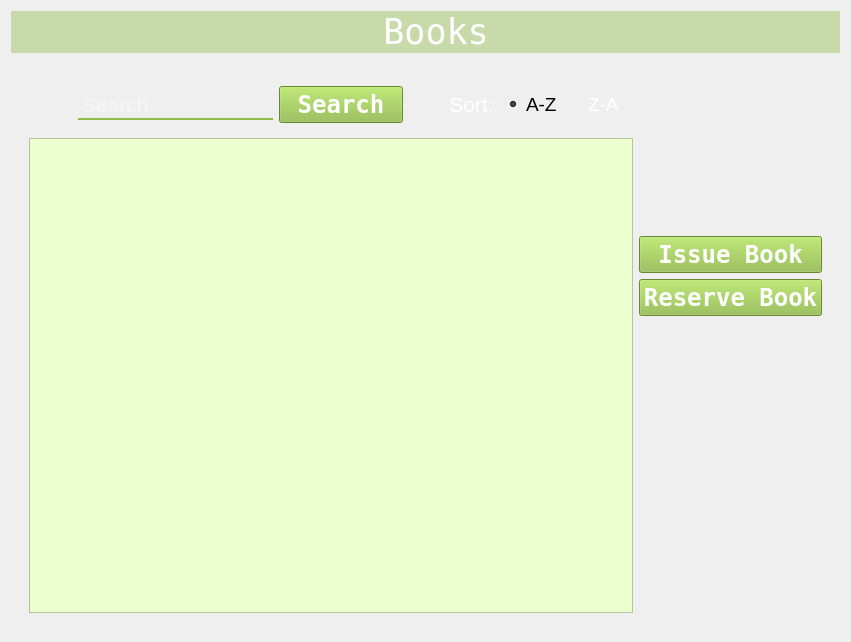
               <widget class="QWidget" name="page2">
                <layout class="QVBoxLayout" name="verticalLayout_11">
                 <item>
                  <widget class="QLabel" name="label_2">
                   <property name="font">
                    <font>
                     <family>NSimSun</family>
                     <pointsize>26</pointsize>
                     <weight>50</weight>
                     <bold>false</bold>
                    </font>
                   </property>
                   <property name="styleSheet">
                    <string notr="true">color: rgb(255, 255, 255);
background-color: rgba(143, 188, 66,0.4);</string>
                   </property>
                   <property name="text">
                    <string> Books</string>
                   </property>
                   <property name="alignment">
                    <set>Qt::AlignCenter</set>
                   </property>
                  </widget>
                 </item>
                 <item>
                  <widget class="QWidget" name="normalSorting" native="true">
                   <property name="enabled">
                    <bool>true</bool>
                   </property>
                   <layout class="QGridLayout" name="gridLayout_2">
                    <item row="2" column="0">
                     <widget class="QWidget" name="widget_3" native="true">
                      <property name="styleSheet">
                       <string notr="true">background-color: rgba(143, 188, 66,0);</string>
                      </property>
                      <layout class="QHBoxLayout" name="horizontalLayout_8">
                       <item>
                        <layout class="QVBoxLayout" name="verticalLayout_12">
                         <item>
                          <widget class="QWidget" name="widget_7" native="true">
                           <property name="styleSheet">
                            <string notr="true">background-color: rgba(255, 255, 255,0);</string>
                           </property>
                           <layout class="QHBoxLayout" name="horizontalLayout_7">
                            <item>
                             <spacer name="horizontalSpacer_5">
                              <property name="orientation">
                               <enum>Qt::Horizontal</enum>
                              </property>
                              <property name="sizeHint" stdset="0">
                               <size>
                                <width>40</width>
                                <height>20</height>
                               </size>
                              </property>
                             </spacer>
                            </item>
                            <item>
                             <widget class="QLineEdit" name="searchTxt">
                              <property name="font">
                               <font>
                                <pointsize>16</pointsize>
                               </font>
                              </property>
                              <property name="styleSheet">
                               <string notr="true">color: rgb(255, 255, 255);
border: 2px solid rgba(0,0,0,0);
border-bottom-color: rgb(143, 188, 66);
background-color: rgba(255, 255, 255,0.0);
</string>
                              </property>
                              <property name="placeholderText">
                               <string>Search</string>
                              </property>
                             </widget>
                            </item>
                            <item>
                             <widget class="QPushButton" name="searchBtn">
                              <property name="font">
                               <font>
                                <family>NSimSun</family>
                                <pointsize>18</pointsize>
                                <weight>75</weight>
                                <bold>true</bold>
                               </font>
                              </property>
                              <property name="styleSheet">
                               <string notr="true">
QPushButton:hover{
background-color:rgb(119, 156, 55);
color: rgb(255,255,255);
}

QPushButton{
background-color:rgb(143,188,66);
color:rgb(255,255,255);

}</string>
                              </property>
                              <property name="text">
                               <string> Search </string>
                              </property>
                              <property name="flat">
                               <bool>false</bool>
                              </property>
                             </widget>
                            </item>
                            <item>
                             <spacer name="horizontalSpacer_4">
                              <property name="orientation">
                               <enum>Qt::Horizontal</enum>
                              </property>
                              <property name="sizeHint" stdset="0">
                               <size>
                                <width>40</width>
                                <height>20</height>
                               </size>
                              </property>
                             </spacer>
                            </item>
                            <item>
                             <layout class="QHBoxLayout" name="horizontalLayout_5">
                              <item>
                               <widget class="QLabel" name="label_9">
                                <property name="font">
                                 <font>
                                  <pointsize>16</pointsize>
                                 </font>
                                </property>
                                <property name="styleSheet">
                                 <string notr="true">color: rgb(255, 255, 255);</string>
                                </property>
                                <property name="text">
                                 <string>Sort: </string>
                                </property>
                                <property name="alignment">
                                 <set>Qt::AlignCenter</set>
                                </property>
                               </widget>
                              </item>
                              <item>
                               <widget class="QRadioButton" name="ascendRBtn">
                                <property name="font">
                                 <font>
                                  <pointsize>14</pointsize>
                                 </font>
                                </property>
                                <property name="styleSheet">
                                 <string notr="true">color: rgb(255, 255, 255);
QRadioButton::indicator:checked {
    
	background-color: rgb(170, 0, 0);
}</string>
                                </property>
                                <property name="text">
                                 <string>A-Z</string>
                                </property>
                                <property name="checked">
                                 <bool>true</bool>
                                </property>
                               </widget>
                              </item>
                              <item>
                               <widget class="QRadioButton" name="descendRBtn">
                                <property name="font">
                                 <font>
                                  <pointsize>14</pointsize>
                                 </font>
                                </property>
                                <property name="styleSheet">
                                 <string notr="true">color: rgb(255, 255, 255);</string>
                                </property>
                                <property name="text">
                                 <string>Z-A</string>
                                </property>
                               </widget>
                              </item>
                             </layout>
                            </item>
                           </layout>
                          </widget>
                         </item>
                         <item>
                          <widget class="QTableView" name="tableView">
                           <property name="contextMenuPolicy">
                            <enum>Qt::NoContextMenu</enum>
                           </property>
                           <property name="styleSheet">
                            <string notr="true">background-color: rgb(236, 255, 206);</string>
                           </property>
                           <property name="selectionMode">
                            <enum>QAbstractItemView::SingleSelection</enum>
                           </property>
                           <property name="selectionBehavior">
                            <enum>QAbstractItemView::SelectRows</enum>
                           </property>
                          </widget>
                         </item>
                        </layout>
                       </item>
                       <item>
                        <layout class="QVBoxLayout" name="verticalLayout_8">
                         <item>
                          <spacer name="verticalSpacer_4">
                           <property name="orientation">
                            <enum>Qt::Vertical</enum>
                           </property>
                           <property name="sizeHint" stdset="0">
                            <size>
                             <width>13</width>
                             <height>159</height>
                            </size>
                           </property>
                          </spacer>
                         </item>
                         <item>
                          <widget class="QPushButton" name="issueBtn">
                           <property name="font">
                            <font>
                             <family>NSimSun</family>
                             <pointsize>18</pointsize>
                             <weight>75</weight>
                             <bold>true</bold>
                            </font>
                           </property>
                           <property name="styleSheet">
                            <string notr="true">
QPushButton:hover{
background-color:rgb(119, 156, 55);
color: rgb(255,255,255);
}

QPushButton{
background-color:rgb(143,188,66);
color:rgb(255,255,255);

}</string>
                           </property>
                           <property name="text">
                            <string>Issue Book</string>
                           </property>
                           <property name="flat">
                            <bool>false</bool>
                           </property>
                          </widget>
                         </item>
                         <item>
                          <widget class="QPushButton" name="reserveBookBtn">
                           <property name="font">
                            <font>
                             <family>NSimSun</family>
                             <pointsize>18</pointsize>
                             <weight>75</weight>
                             <bold>true</bold>
                            </font>
                           </property>
                           <property name="styleSheet">
                            <string notr="true">
QPushButton:hover{
background-color:rgb(119, 156, 55);
color: rgb(255,255,255);
}

QPushButton{
background-color:rgb(143,188,66);
color:rgb(255,255,255);

}</string>
                           </property>
                           <property name="text">
                            <string>Reserve Book</string>
                           </property>
                           <property name="flat">
                            <bool>false</bool>
                           </property>
                          </widget>
                         </item>
                         <item>
                          <spacer name="verticalSpacer_6">
                           <property name="orientation">
                            <enum>Qt::Vertical</enum>
                           </property>
                           <property name="sizeHint" stdset="0">
                            <size>
                             <width>38</width>
                             <height>297</height>
                            </size>
                           </property>
                          </spacer>
                         </item>
                        </layout>
                       </item>
                      </layout>
                     </widget>
                    </item>
                   </layout>
                  </widget>
                 </item>
                </layout>
               </widget>
